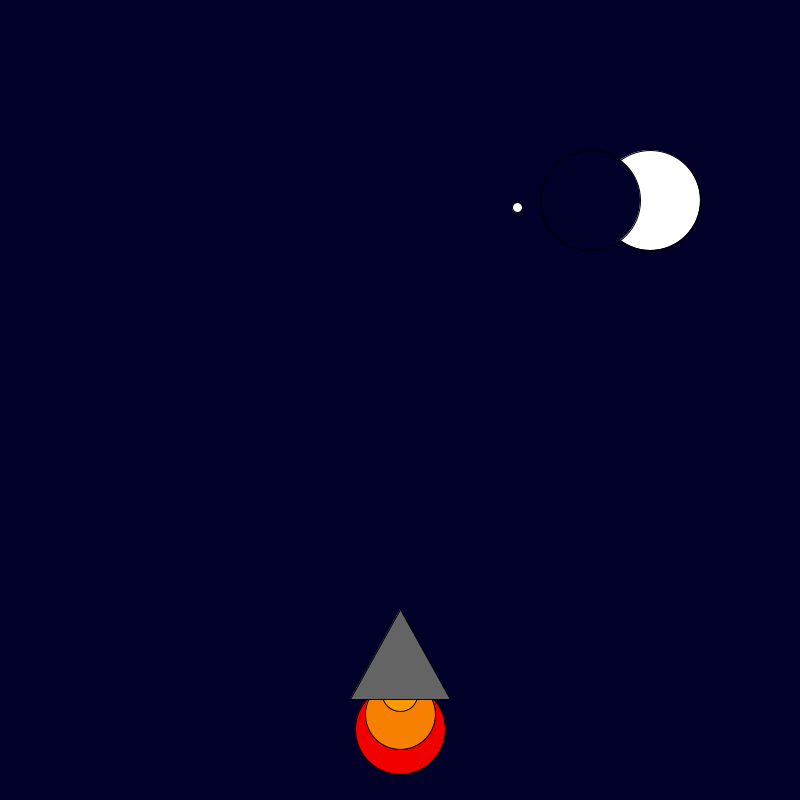
Frame 1 (no input)
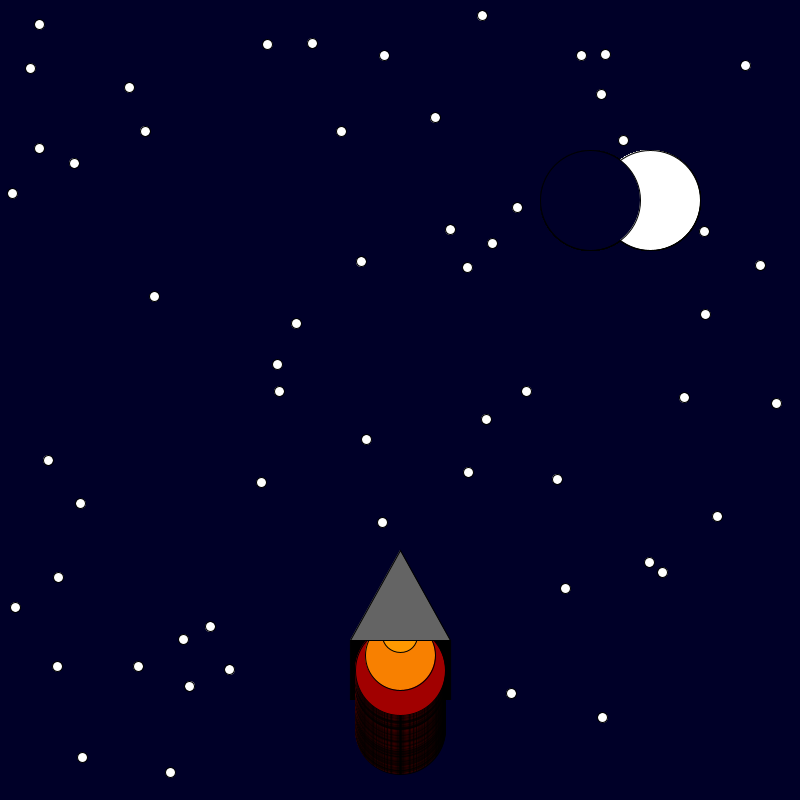
Frame 60 (the mouse pressed at the canvas centre just before this capture)
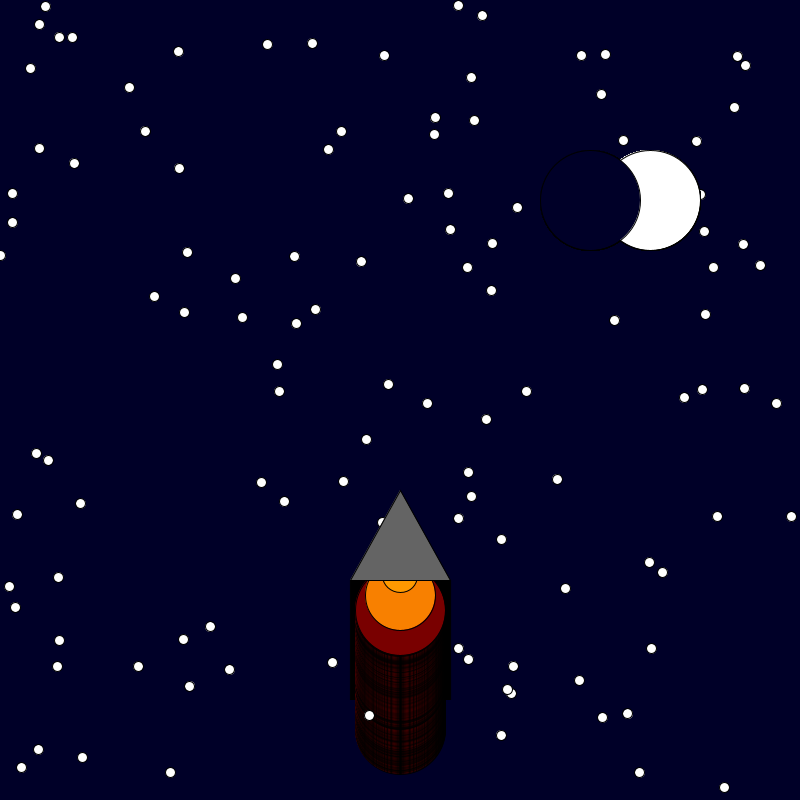
Frame 120 (the mouse held since frame 60 and released just before this capture)

The Processing sketch that drew these frames (run headless with seeded random() and noise(); from frame 60 on, the mouse is pressed at the canvas centre):

// Processing sketch: Space_Rocket_Blastoff
// ── Space_Rocket_Blastoff.pde
/* 1. Change the code below to make the rocket ship take off. */
/* 2. Add a moon and stars to the sky. */

int x = 400;
int y = 600;

void setup() {
  background(0, 0, 40);
  size(800, 800);
}

void draw() {
  y--;
  fill(255,255,255);
  ellipse(random(800),random(800),10,10);
  fill(random(255), 0, 0);
  ellipse(x, y + 130, 90, 90);
  fill(248, 128, 0);
  ellipse(x, y + 115, 70, 70);
  fill(255, 153, 0);
  ellipse(x, y + 95, 35, 35);
  fill(100, 100, 100);
  triangle(x, y + 10, x + 50, y + 100, x - 50, y + 100);
  fill(255,255,255);
  ellipse(650,200,100,100);
  fill(0,0,40);
  ellipse(590,200,100,100);
}
